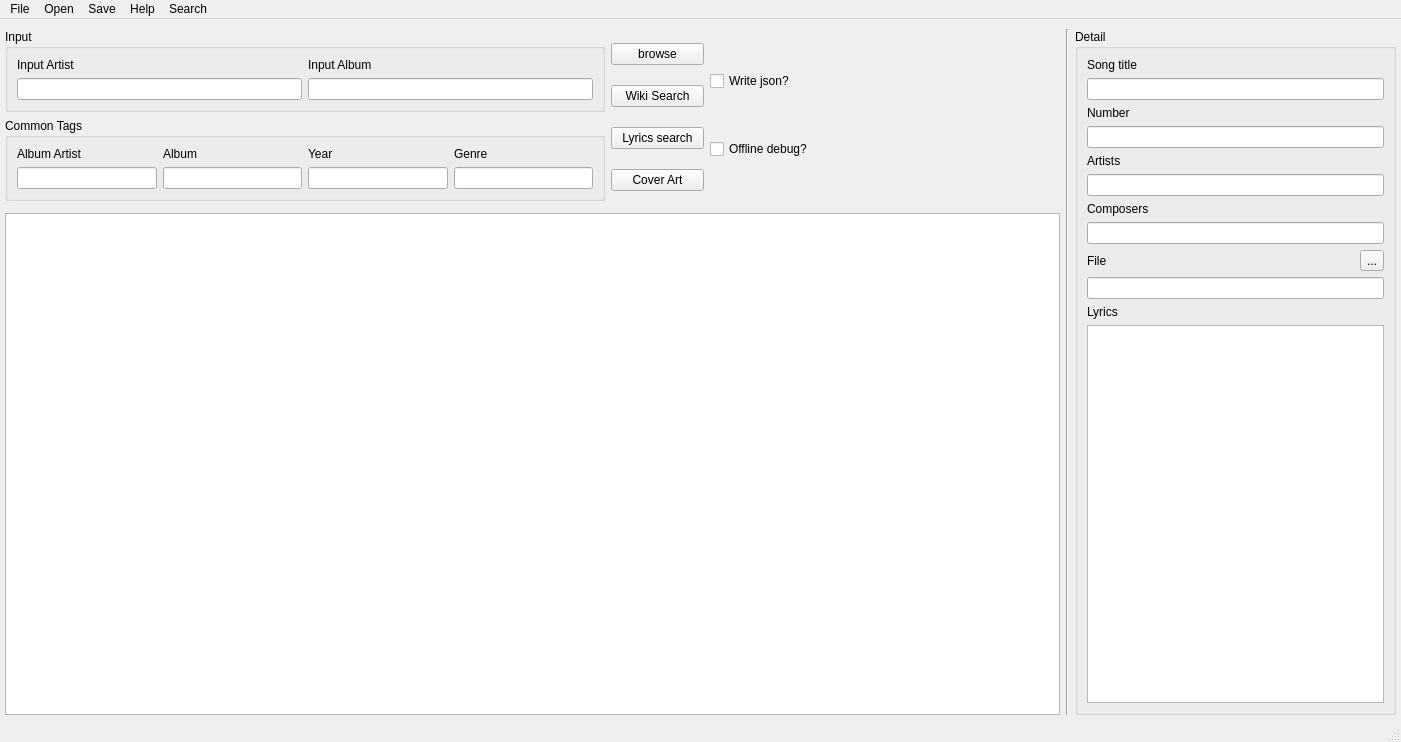
<?xml version="1.0" encoding="UTF-8"?>
<ui version="4.0">
 <class>MainWindow</class>
 <widget class="QMainWindow" name="MainWindow">
  <property name="geometry">
   <rect>
    <x>0</x>
    <y>0</y>
    <width>1401</width>
    <height>742</height>
   </rect>
  </property>
  <property name="windowTitle">
   <string>MainWindow</string>
  </property>
  <widget class="QWidget" name="centralwidget">
   <layout class="QGridLayout" name="gridlayout">
    <property name="leftMargin">
     <number>5</number>
    </property>
    <property name="topMargin">
     <number>10</number>
    </property>
    <property name="rightMargin">
     <number>5</number>
    </property>
    <property name="bottomMargin">
     <number>5</number>
    </property>
    <item row="0" column="3" rowspan="2">
     <layout class="QHBoxLayout" name="picture_layout">
      <property name="sizeConstraint">
       <enum>QLayout::SetMinimumSize</enum>
      </property>
     </layout>
    </item>
    <item row="0" column="0">
     <layout class="QGridLayout" name="gridLayout">
      <property name="sizeConstraint">
       <enum>QLayout::SetMaximumSize</enum>
      </property>
      <item row="0" column="0">
       <widget class="QGroupBox" name="input_frame">
        <property name="maximumSize">
         <size>
          <width>600</width>
          <height>16777215</height>
         </size>
        </property>
        <property name="title">
         <string>Input</string>
        </property>
        <layout class="QGridLayout" name="input_grid">
         <item row="1" column="1">
          <widget class="QLineEdit" name="band_entry_input"/>
         </item>
         <item row="0" column="1">
          <widget class="QLabel" name="label">
           <property name="text">
            <string>Input Artist</string>
           </property>
          </widget>
         </item>
         <item row="0" column="2">
          <widget class="QLabel" name="label_2">
           <property name="text">
            <string>Input Album</string>
           </property>
          </widget>
         </item>
         <item row="1" column="2">
          <widget class="QLineEdit" name="album_entry_input"/>
         </item>
        </layout>
       </widget>
      </item>
      <item row="1" column="0">
       <widget class="QGroupBox" name="common_tags_frame">
        <property name="maximumSize">
         <size>
          <width>600</width>
          <height>16777215</height>
         </size>
        </property>
        <property name="title">
         <string>Common Tags</string>
        </property>
        <layout class="QGridLayout" name="common_tags_grid">
         <item row="0" column="0">
          <widget class="QLabel" name="label_3">
           <property name="text">
            <string>Album Artist</string>
           </property>
          </widget>
         </item>
         <item row="0" column="1">
          <widget class="QLabel" name="label_4">
           <property name="text">
            <string>Album</string>
           </property>
          </widget>
         </item>
         <item row="0" column="2">
          <widget class="QLabel" name="label_5">
           <property name="text">
            <string>Year</string>
           </property>
          </widget>
         </item>
         <item row="0" column="3">
          <widget class="QLabel" name="label_6">
           <property name="text">
            <string>Genre</string>
           </property>
          </widget>
         </item>
         <item row="1" column="0">
          <widget class="QLineEdit" name="band_entry"/>
         </item>
         <item row="1" column="1">
          <widget class="QLineEdit" name="album_entry"/>
         </item>
         <item row="1" column="2">
          <widget class="QLineEdit" name="year_entry"/>
         </item>
         <item row="1" column="3">
          <widget class="QLineEdit" name="genre_entry"/>
         </item>
        </layout>
       </widget>
      </item>
     </layout>
    </item>
    <item row="0" column="5" rowspan="3">
     <widget class="QGroupBox" name="detail_frame">
      <property name="minimumSize">
       <size>
        <width>321</width>
        <height>0</height>
       </size>
      </property>
      <property name="maximumSize">
       <size>
        <width>321</width>
        <height>16777215</height>
       </size>
      </property>
      <property name="title">
       <string>Detail</string>
      </property>
      <layout class="QGridLayout" name="gridLayout_3">
       <item row="0" column="0">
        <widget class="QLabel" name="label_7">
         <property name="text">
          <string>Song title</string>
         </property>
        </widget>
       </item>
       <item row="1" column="0">
        <widget class="QLineEdit" name="title_detail"/>
       </item>
       <item row="2" column="0">
        <widget class="QLabel" name="label_8">
         <property name="text">
          <string>Number</string>
         </property>
        </widget>
       </item>
       <item row="3" column="0">
        <widget class="QLineEdit" name="number_detail"/>
       </item>
       <item row="4" column="0">
        <widget class="QLabel" name="label_9">
         <property name="text">
          <string>Artists</string>
         </property>
        </widget>
       </item>
       <item row="5" column="0">
        <widget class="QLineEdit" name="artist_detail"/>
       </item>
       <item row="6" column="0">
        <widget class="QLabel" name="label_10">
         <property name="text">
          <string>Composers</string>
         </property>
        </widget>
       </item>
       <item row="7" column="0">
        <widget class="QLineEdit" name="composer_detail"/>
       </item>
       <item row="8" column="0">
        <layout class="QHBoxLayout" name="horizontalLayout">
         <item>
          <widget class="QLabel" name="label_11">
           <property name="text">
            <string>File</string>
           </property>
          </widget>
         </item>
         <item>
          <widget class="QToolButton" name="toolButton">
           <property name="text">
            <string>...</string>
           </property>
          </widget>
         </item>
        </layout>
       </item>
       <item row="9" column="0">
        <widget class="QLineEdit" name="file_detail"/>
       </item>
       <item row="10" column="0">
        <widget class="QLabel" name="label_12">
         <property name="text">
          <string>Lyrics</string>
         </property>
        </widget>
       </item>
       <item row="11" column="0">
        <widget class="QTextEdit" name="lyrics_detail"/>
       </item>
      </layout>
     </widget>
    </item>
    <item row="0" column="4" rowspan="3">
     <widget class="Line" name="line">
      <property name="orientation">
       <enum>Qt::Vertical</enum>
      </property>
     </widget>
    </item>
    <item row="0" column="1" rowspan="2">
     <layout class="QGridLayout" name="buttons_grid">
      <property name="sizeConstraint">
       <enum>QLayout::SetMinimumSize</enum>
      </property>
      <item row="0" column="0">
       <widget class="QPushButton" name="browse_button">
        <property name="maximumSize">
         <size>
          <width>93</width>
          <height>16777215</height>
         </size>
        </property>
        <property name="text">
         <string>browse</string>
        </property>
       </widget>
      </item>
      <item row="2" column="0">
       <widget class="QPushButton" name="lyrics_button">
        <property name="maximumSize">
         <size>
          <width>93</width>
          <height>16777215</height>
         </size>
        </property>
        <property name="text">
         <string>Lyrics search</string>
        </property>
       </widget>
      </item>
      <item row="3" column="0">
       <widget class="QPushButton" name="coverArt">
        <property name="text">
         <string>Cover Art</string>
        </property>
       </widget>
      </item>
      <item row="1" column="0">
       <widget class="QPushButton" name="wiki_search_button">
        <property name="maximumSize">
         <size>
          <width>93</width>
          <height>16777215</height>
         </size>
        </property>
        <property name="text">
         <string>Wiki Search</string>
        </property>
       </widget>
      </item>
     </layout>
    </item>
    <item row="2" column="0" colspan="4">
     <widget class="QTableView" name="tableView">
      <property name="sizeAdjustPolicy">
       <enum>QAbstractScrollArea::AdjustToContents</enum>
      </property>
      <property name="alternatingRowColors">
       <bool>true</bool>
      </property>
      <property name="selectionBehavior">
       <enum>QAbstractItemView::SelectRows</enum>
      </property>
      <property name="sortingEnabled">
       <bool>false</bool>
      </property>
      <attribute name="horizontalHeaderShowSortIndicator" stdset="0">
       <bool>true</bool>
      </attribute>
      <attribute name="horizontalHeaderStretchLastSection">
       <bool>true</bool>
      </attribute>
      <attribute name="verticalHeaderVisible">
       <bool>false</bool>
      </attribute>
      <attribute name="verticalHeaderDefaultSectionSize">
       <number>25</number>
      </attribute>
      <attribute name="verticalHeaderMinimumSectionSize">
       <number>20</number>
      </attribute>
      <attribute name="verticalHeaderShowSortIndicator" stdset="0">
       <bool>true</bool>
      </attribute>
      <attribute name="verticalHeaderStretchLastSection">
       <bool>false</bool>
      </attribute>
     </widget>
    </item>
    <item row="0" column="2">
     <layout class="QVBoxLayout" name="verticalLayout_3">
      <property name="sizeConstraint">
       <enum>QLayout::SetMinimumSize</enum>
      </property>
      <item>
       <widget class="QCheckBox" name="json_write_sw">
        <property name="maximumSize">
         <size>
          <width>109</width>
          <height>16777215</height>
         </size>
        </property>
        <property name="text">
         <string>Write json?</string>
        </property>
       </widget>
      </item>
      <item>
       <widget class="QCheckBox" name="offline_debbug_sw">
        <property name="maximumSize">
         <size>
          <width>109</width>
          <height>16777215</height>
         </size>
        </property>
        <property name="text">
         <string>Offline debug?</string>
        </property>
       </widget>
      </item>
     </layout>
    </item>
   </layout>
  </widget>
  <widget class="QMenuBar" name="menubar">
   <property name="enabled">
    <bool>true</bool>
   </property>
   <property name="geometry">
    <rect>
     <x>0</x>
     <y>0</y>
     <width>1401</width>
     <height>26</height>
    </rect>
   </property>
   <widget class="QMenu" name="menuFile">
    <property name="title">
     <string>File</string>
    </property>
    <addaction name="actionNew"/>
    <addaction name="actionOpen"/>
    <addaction name="actionSave"/>
    <addaction name="separator"/>
    <addaction name="actionExit"/>
   </widget>
   <widget class="QMenu" name="menuOpen">
    <property name="title">
     <string>Open</string>
    </property>
    <addaction name="actionDirectory"/>
    <addaction name="actionWikipedia"/>
    <addaction name="actionCover_Art_search"/>
    <addaction name="actionMp3_Tag"/>
   </widget>
   <widget class="QMenu" name="menuSave">
    <property name="title">
     <string>Save</string>
    </property>
    <addaction name="actionAll_Tags"/>
   </widget>
   <widget class="QMenu" name="menuHelp">
    <property name="title">
     <string>Help</string>
    </property>
    <addaction name="actionHelp"/>
    <addaction name="actionGit"/>
    <addaction name="actionVersion"/>
    <addaction name="actionLogs"/>
   </widget>
   <widget class="QMenu" name="menuSearch">
    <property name="title">
     <string>Search</string>
    </property>
    <addaction name="actionWikipedia_2"/>
    <addaction name="actionLyrics"/>
    <addaction name="actionCoverArt"/>
   </widget>
   <addaction name="menuFile"/>
   <addaction name="menuOpen"/>
   <addaction name="menuSave"/>
   <addaction name="menuHelp"/>
   <addaction name="menuSearch"/>
  </widget>
  <widget class="QStatusBar" name="statusbar"/>
  <action name="actionNew">
   <property name="text">
    <string>New</string>
   </property>
  </action>
  <action name="actionOpen">
   <property name="text">
    <string>Open</string>
   </property>
  </action>
  <action name="actionSave">
   <property name="text">
    <string>Save</string>
   </property>
  </action>
  <action name="actionExit">
   <property name="text">
    <string>Exit</string>
   </property>
  </action>
  <action name="actionAll_Tags">
   <property name="text">
    <string>All Tags</string>
   </property>
  </action>
  <action name="actionOnly_Lyrics">
   <property name="text">
    <string>Only Lyrics</string>
   </property>
  </action>
  <action name="actionDirectory">
   <property name="text">
    <string>Directory</string>
   </property>
  </action>
  <action name="actionWikipedia">
   <property name="text">
    <string>Wikipedia</string>
   </property>
  </action>
  <action name="actionCover_Art_search">
   <property name="text">
    <string>Cover Art search</string>
   </property>
  </action>
  <action name="actionMp3_Tag">
   <property name="text">
    <string>Mp3Tag</string>
   </property>
  </action>
  <action name="actionHelp">
   <property name="text">
    <string>Help Index</string>
   </property>
  </action>
  <action name="actionGit">
   <property name="text">
    <string>Git</string>
   </property>
  </action>
  <action name="actionAbout">
   <property name="text">
    <string>About</string>
   </property>
  </action>
  <action name="actionVersion">
   <property name="text">
    <string>Version</string>
   </property>
  </action>
  <action name="actionWikipedia_2">
   <property name="text">
    <string>Wikipedia</string>
   </property>
  </action>
  <action name="actionLyrics">
   <property name="text">
    <string>Lyrics</string>
   </property>
  </action>
  <action name="actionCoverArt">
   <property name="text">
    <string>Cover Art</string>
   </property>
  </action>
  <action name="actionLogs">
   <property name="text">
    <string>Logs</string>
   </property>
  </action>
 </widget>
 <resources/>
 <connections/>
</ui>
